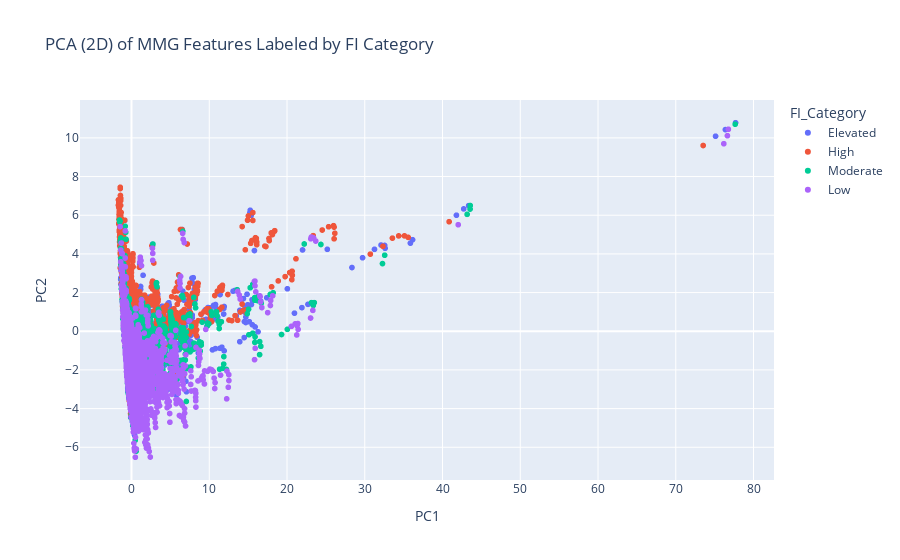

Source (notebook cell):
### Code cell
scaler_pca = StandardScaler()
X_scaled_full = scaler_pca.fit_transform(X)

pca = PCA(n_components=2, random_state=42)
X_pca = pca.fit_transform(X_scaled_full)

pca_df = pd.DataFrame(X_pca, columns=["PC1", "PC2"])
pca_df["FI_Category"] = y.values

fig = px.scatter(
    pca_df,
    x="PC1",
    y="PC2",
    color="FI_Category",
    title="PCA (2D) of MMG Features Labeled by FI Category",
    hover_data=["FI_Category"],
)
fig.show()

### Figure 1 — Plotly figure (JSON) as saved in the notebook; plotly's stock layout.template omitted (floating-point values rounded to 4 significant figures; data arrays with more than 128 entries replaced by an {"elided": "..."} marker saying what was removed)
{"data": [{"customdata": {"elided": "6217x1 str values"}, "hovertemplate": "FI_Category=%{customdata[0]}<br>PC1=%{x}<br>PC2=%{y}<extra></extra>", "legendgroup": "Elevated", "marker": {"color": "#636efa", "symbol": "circle"}, "mode": "markers", "name": "Elevated", "showlegend": true, "type": "scattergl", "x": {"elided": "6217 float values"}, "xaxis": "x", "y": {"elided": "6217 float values"}, "yaxis": "y"}, {"customdata": {"elided": "6169x1 str values"}, "hovertemplate": "FI_Category=%{customdata[0]}<br>PC1=%{x}<br>PC2=%{y}<extra></extra>", "legendgroup": "High", "marker": {"color": "#EF553B", "symbol": "circle"}, "mode": "markers", "name": "High", "showlegend": true, "type": "scattergl", "x": {"elided": "6169 float values"}, "xaxis": "x", "y": {"elided": "6169 float values"}, "yaxis": "y"}, {"customdata": {"elided": "6247x1 str values"}, "hovertemplate": "FI_Category=%{customdata[0]}<br>PC1=%{x}<br>PC2=%{y}<extra></extra>", "legendgroup": "Moderate", "marker": {"color": "#00cc96", "symbol": "circle"}, "mode": "markers", "name": "Moderate", "showlegend": true, "type": "scattergl", "x": {"elided": "6247 float values"}, "xaxis": "x", "y": {"elided": "6247 float values"}, "yaxis": "y"}, {"customdata": {"elided": "6504x1 str values"}, "hovertemplate": "FI_Category=%{customdata[0]}<br>PC1=%{x}<br>PC2=%{y}<extra></extra>", "legendgroup": "Low", "marker": {"color": "#ab63fa", "symbol": "circle"}, "mode": "markers", "name": "Low", "showlegend": true, "type": "scattergl", "x": {"elided": "6504 float values"}, "xaxis": "x", "y": {"elided": "6504 float values"}, "yaxis": "y"}], "layout": {"legend": {"title": {"text": "FI_Category"}, "tracegroupgap": 0}, "title": {"text": "PCA (2D) of MMG Features Labeled by FI Category"}, "xaxis": {"anchor": "y", "domain": [0, 1], "title": {"text": "PC1"}}, "yaxis": {"anchor": "x", "domain": [0, 1], "title": {"text": "PC2"}}}}
